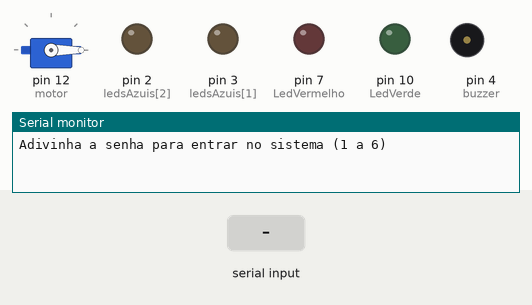
Recording of a sketch running on a simulated Arduino Uno, built with avr-gcc and run on an emulated ATmega328P. Parts: servo, output pins drawn as LEDs (lit = HIGH), buzzer (waves = sounding, pin HIGH), the last lines printed to the serial monitor. Dashed ring = blinking. The test bench sets the inputs (shaded band). Random numbers use the default seed unless the sketch sets one.

Above: at 1.2 s.
1.3 s: "90,45\n" received over Serial
At 1.8 s:
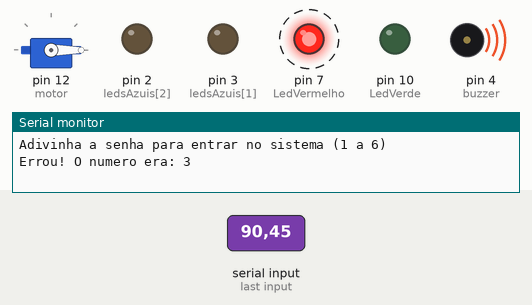
4.3 s: "3\n" received over Serial
At 6.6 s:
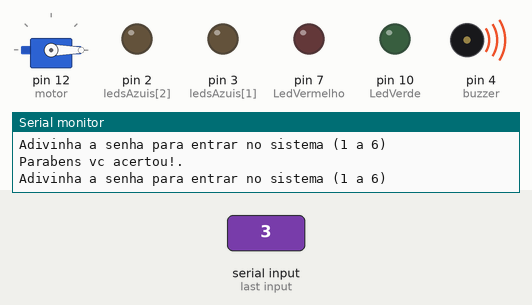
6.9 s: "5\n" received over Serial
At 8.8 s:
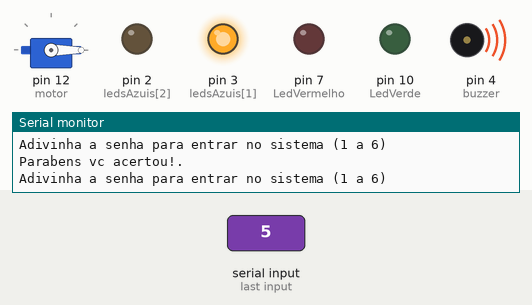
9.1 s: "30,150\n" received over Serial
At 12.3 s:
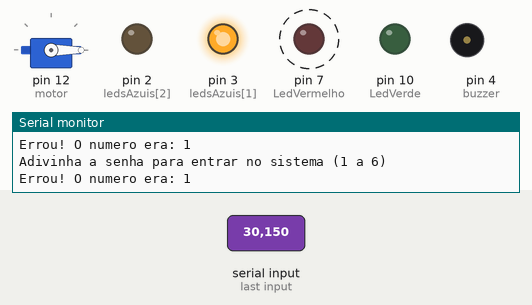
Timing chart, 0 to 13.1 s (numbered marks = the images above; inputs shaded):
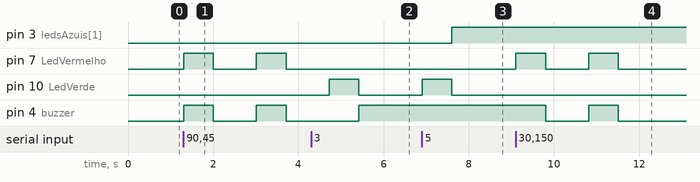

The sketch:

desafio_jogo_de_dados_com_arduino1.ino
```cpp
#include <Servo.h>
Servo motor;

const int buzzer = 4;
const int LedVermelho = 7;
const int LedVerde = 10;
const int ledsAzuis[] = {4, 3, 2};
int acertos = 0;

void setup()
{
  Serial.begin(9600);
  pinMode(LedVermelho, OUTPUT);
  pinMode(LedVerde, OUTPUT);
  pinMode(buzzer, OUTPUT);

  for (int i = 0; i < 3; i++) {
    pinMode(ledsAzuis[i], OUTPUT);
    digitalWrite(ledsAzuis[i], LOW);
  }

  motor.attach(12);
  motor.write(0);
  randomSeed(analogRead(0));
}

void loop()
{
  Serial.println("Adivinha a senha para entrar no sistema (1 a 6)");

  while (!Serial.available());

  int tentativa = Serial.parseInt();

  while (Serial.available()) {
    Serial.read();
  }

  int numeroSagrado = random(1, 7);

  if (tentativa == numeroSagrado) {
    Serial.println("Parabens vc acertou!.");

    digitalWrite(LedVerde, HIGH);
    delay(700);
    digitalWrite(LedVerde, LOW);

    if (acertos < 3) {
      digitalWrite(ledsAzuis[acertos], HIGH); // Acende LED azul certo
      acertos++;
    }

    if (acertos == 3) {
      Serial.println("A porta vai abrir.");
      motor.write(90);
    }

  } else {
    Serial.print("Errou! O numero era: ");
    Serial.println(numeroSagrado);

    digitalWrite(buzzer, HIGH);
    digitalWrite(LedVermelho, HIGH);
    delay(700);
    digitalWrite(LedVermelho, LOW);
    digitalWrite(buzzer, LOW);
  }

  delay(1000);
}
```

Measured:
- after the input at 1.3 s, pin 7 (LedVermelho), pin 4 (buzzer): alternates HIGH for 0.70 s and LOW for 1.0 s, starting at once
- after the input at 4.3 s, pin 10 (LedVerde): LOW → HIGH after 0.42 s, → LOW 0.70 s later; pin 4 (buzzer): LOW → HIGH after 1.1 s
- after the input at 6.9 s, pin 3 (ledsAzuis[1]): LOW → HIGH after 0.70 s; pin 10 (LedVerde): LOW → HIGH at once, → LOW 0.70 s later
- after the input at 9.1 s, pin 7 (LedVermelho): alternates HIGH for 0.70 s and LOW for 1.0 s, starting at once; pin 4 (buzzer): HIGH → LOW after 0.70 s, → HIGH 1.0 s later, → LOW 0.70 s later
